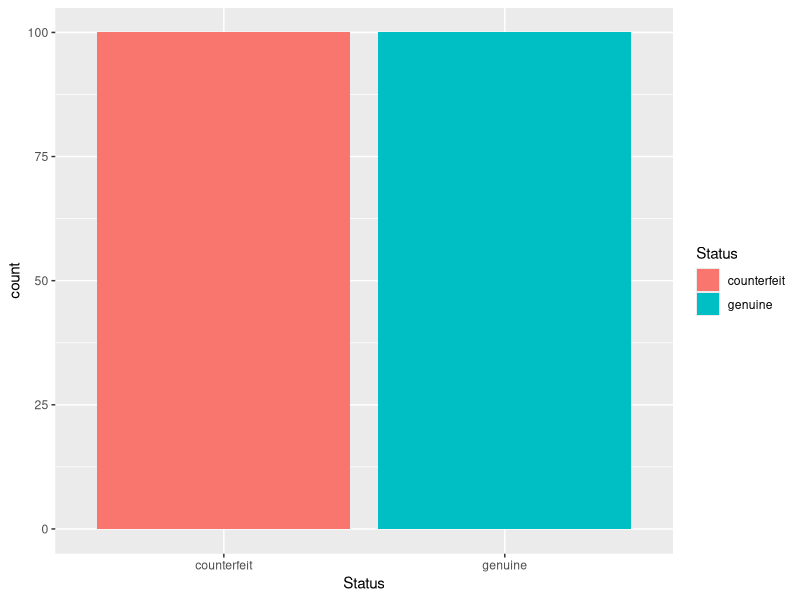
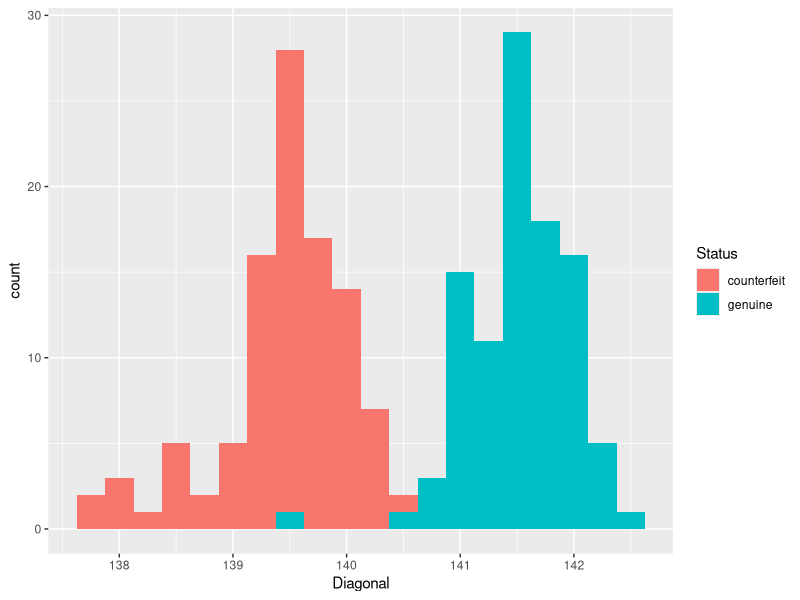
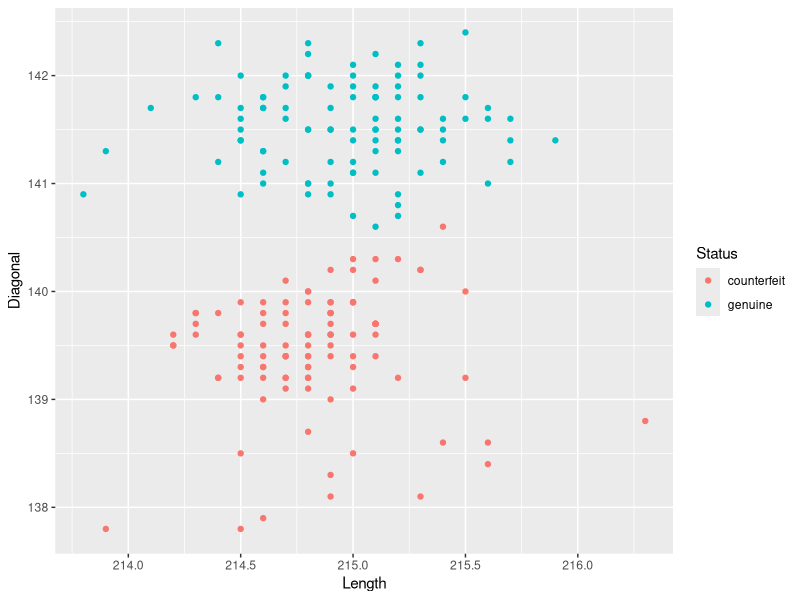

These charts were generated, in order, by the following R code:
## ---- chunk 1
knitr::opts_chunk$set(echo = TRUE)
## ---- chunk 2
# install.packages("mclust")
library(mclust) # if this throws an error of the form 'there is no package called mcmclust', uncomment the line above, run it once, then comment the line out again and run the code chunk again.
data(banknote)
## ---- chunk 3
# Draw barchart
library(ggplot2)
ggplot(banknote, aes(x = Status, fill= Status)) + 
  geom_bar()
## ---- chunk 4
# Draw Histogram
ggplot(banknote, aes(x= Diagonal, fill= Status)) +
     geom_histogram(binwidth=.25)
## ---- chunk 5
# Draw Scatterplot
ggplot(banknote, aes(x=Length, y= Diagonal, color= Status)) +
  geom_point()
